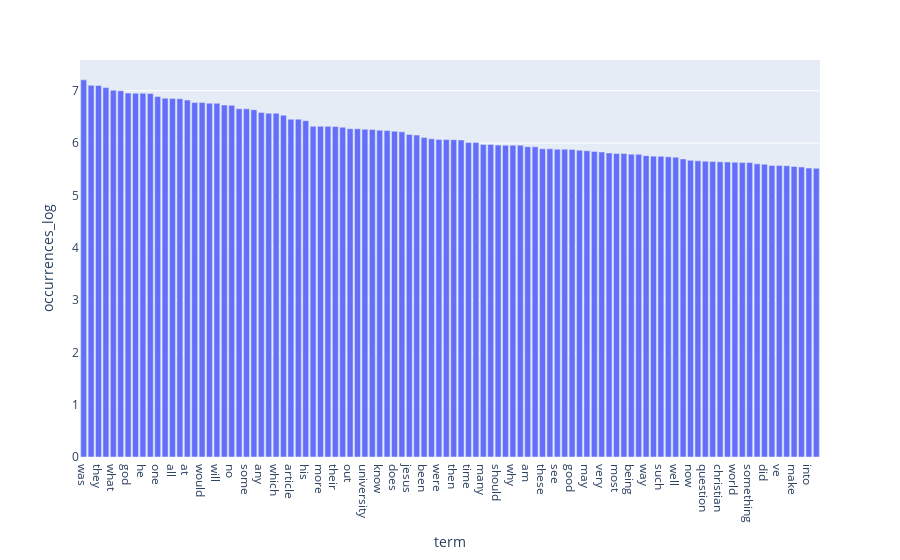

Notebook cell for this chart:
### Markdown cell above
### >>> **Exercise 15 (take home):** 
You can copy the code from the previous exercise and change the 'term_frequencies' variable for the 'term_frequencies_log', comment about the differences that you observe and talk about other possible insights that we can get from a log distribution.

### Code cell
# Answer here
frequency = CountVectorizer(min_df=5, max_df=0.5, max_features=100)
X_filtered = frequency.fit_transform(X_sample['text']) #matrix

word_freq_df = pd.DataFrame({
    'term': frequency.get_feature_names_out(), #list of words
    'occurrences': np.asarray(X_filtered.sum(axis=0)).ravel().tolist() #frq. words to python list
})

word_freq_df = word_freq_df.sort_values('occurrences', ascending=False) #sorting

word_freq_df ['occurrences_log'] = [math.log(i) for i in word_freq_df['occurrences']]

fig = px.bar(word_freq_df, x='term', y='occurrences_log')
fig.show()

### Figure 1 — Plotly figure (JSON) as saved in the notebook; plotly's stock layout.template omitted (floating-point values rounded to 4 significant figures)
{"data": [{"hovertemplate": "term=%{x}<br>occurrences_log=%{y}<extra></extra>", "legendgroup": "", "marker": {"color": "#636efa", "pattern": {"shape": ""}}, "name": "", "orientation": "v", "showlegend": false, "textposition": "auto", "type": "bar", "x": ["was", "we", "they", "there", "what", "by", "god", "do", "he", "an", "one", "about", "all", "my", "at", "so", "would", "your", "will", "com", "no", "people", "some", "who", "any", "me", "which", "has", "article", "don", "his", "like", "more", "think", "their", "when", "out", "just", "university", "other", "know", "how", "does", "only", "jesus", "than", "been", "them", "were", "also", "then", "because", "time", "posting", "many", "say", "should", "had", "why", "believe", "am", "up", "these", "us", "see", "get", "good", "could", "may", "even", "very", "our", "most", "host", "being", "nntp", "way", "those", "such", "said", "well", "him", "now", "use", "question", "new", "christian", "much", "world", "cs", "something", "here", "did", "things", "ve", "must", "make", "first", "into", "evidence"], "xaxis": "x", "y": [7.208, 7.102, 7.101, 7.06, 7.011, 6.999, 6.955, 6.952, 6.952, 6.948, 6.892, 6.859, 6.853, 6.847, 6.821, 6.774, 6.774, 6.762, 6.76, 6.725, 6.72, 6.655, 6.654, 6.636, 6.586, 6.571, 6.569, 6.532, 6.457, 6.457, 6.428, 6.321, 6.321, 6.319, 6.315, 6.301, 6.273, 6.273, 6.263, 6.26, 6.246, 6.24, 6.225, 6.215, 6.165, 6.153, 6.105, 6.08, 6.068, 6.066, 6.064, 6.059, 6.011, 6.011, 5.974, 5.974, 5.961, 5.958, 5.958, 5.958, 5.93, 5.927, 5.892, 5.889, 5.883, 5.883, 5.878, 5.864, 5.852, 5.841, 5.829, 5.811, 5.802, 5.799, 5.787, 5.784, 5.759, 5.749, 5.746, 5.737, 5.73, 5.697, 5.67, 5.659, 5.652, 5.649, 5.642, 5.638, 5.631, 5.628, 5.628, 5.602, 5.595, 5.572, 5.572, 5.568, 5.553, 5.541, 5.521, 5.517], "yaxis": "y"}], "layout": {"barmode": "relative", "legend": {"tracegroupgap": 0}, "margin": {"t": 60}, "xaxis": {"anchor": "y", "domain": [0, 1], "title": {"text": "term"}}, "yaxis": {"anchor": "x", "domain": [0, 1], "title": {"text": "occurrences_log"}}}}
